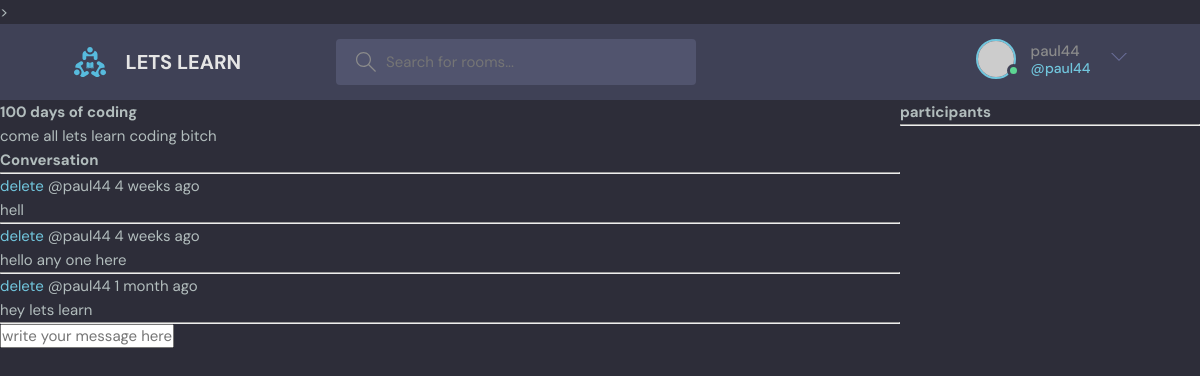
The app's page /room/5/ (signed in) with its own data.
### base/models.py (models this page shows, shortened)
class Room(models.Model):
    host = topic =models.ForeignKey(User, on_delete=models.SET_NULL, null = True)
    topic = models.ForeignKey(Topic, on_delete=models.SET_NULL, null = True)
    name = models.CharField(max_length=200)
    description = models.TextField(null=True, blank=True)
    participants =models.ManyToManyField(User, related_name='participants', blank= True)
    updated = models.DateTimeField(auto_now=True)
    created = models.DateTimeField(auto_now_add=True)
    class Meta:
         ordering = ['-updated', '-created']

class Message(models.Model):
        user =models.ForeignKey(User, on_delete= models.CASCADE)
        room = models.ForeignKey('Room', on_delete= models.CASCADE)
        body = models.TextField()
        updated = models.DateTimeField(auto_now=True)
        created = models.DateTimeField(auto_now_add=True)
        class Meta:
         ordering = ['-updated', '-created']

### base/views.py (the view, shortened to what this page needs)
# urls.py: path('room/<str:pk>/', views.room, name= 'room'),
def room(request, pk):
    room = Room.objects.get(id=pk)
    room_messages = room.message_set.all().order_by('-created')
    participants = room.participants.all()
    context = {'room' : room, 'room_messages': room_messages,
               'participants': participants}
    return render(request, 'base/room.html', context)

### base/templates/base/room.html (shortened to what this page needs)
{% extends 'main.html' %}
{%block content %}
<div class="room-container">
    <div>
        <h1>{{room.name}}</h1>
        <P>{{room.description}}</P>
        <div class="comment_wrapper">
            <h3>Conversation</h3>
            <hr>
            {% for message in room_messages %}
                <div>
                    {% if request.user == message.user %}
                    <a href="{% url 'delete-message' message.id %}">delete</a>
                    {%endif%}
                    <small>
                        @{{message.user}} {{message.created|timesince}} ago</small>
                        <p>{{message.body}}</p>
                        <hr>
                </div>
            {%endfor%}
        </div>
        {% if request.user.is_authenticated %}
        <div class=" comment-form">
            <form method= 'POST' action = ''>
                <input name="body" placeholder="write your message here.." />
            </form>
        </div>
        {% endif %}
    </div>
    <div>
        <h3>participants</h3>
        <hr>
    </div>
</div>
{% endblock %}

### templates/navbar.html (shortened to what this page needs)
{% load static %}
<header class="header header--loggedIn">
    <div class="container">
      <a href="{% url 'home' %}" class="header__logo">
        <img src="{% static 'images/logo.svg' %}" />
        <h1>LETS LEARN</h1>
      </a>
      <form class="header__search" method = "GET" action="{% url "home"%}">
        <label>
          <input name = "q" placeholder="Search for rooms..." />
        </label>
      </form>
      <nav class="header__menu">
        {% if request.user.is_authenticated %}
        <div class="header__user">
          <a href="profile.html">
            <div class="avatar avatar--medium active">
              <img src="https://randomuser.me/api/portraits/men/37.jpg" />
            </div>
            <p>{{request.user.username}}<span>@{{request.user.username}}</span></p>
          </a>
          <button class="dropdown-button">
            <svg version="1.1" xmlns="http://www.w3.org/2000/svg" width="32" height="32" viewBox="0 0 32 32">
              <title>chevron-down</title>
              <path d="M16 21l-13-13h-3l16 16 16-16h-3l-13 13z"></path>
            </svg>
          </button>
        </div>
        {% else %}
        <a href="{% url 'login' %}">
            <img src="{% static 'images/avatar.svg' %}" />
             <p>Login</p>
        </a>
        {% endif %}
      </nav>
    </div>
</header>

### static/styles/style.css (style rules this page uses)
:root { --color-main: #71c6dd; --color-main-light: #e1f6fb; --color-dark: #3f4156; --color-dark-medium: #51546e; --color-dark-light: #696d97; --color-light: #e5e5e5; --color-gray: #8b8b8b; --color-light-gray: #b2bdbd; --color-bg: #2d2d39; --color-success: #5dd693; --color-error: #fc4b0b; }
* { font-family: "DM Sans", -apple-system, BlinkMacSystemFont, "Segoe UI", Roboto, Oxygen, Ubuntu, Cantarell, "Open Sans", "Helvetica Neue", sans-serif; margin: 0; padding: 0; box-sizing: border-box; text-rendering: optimizeLegibility; font-size: inherit; }
html { font-size: 56.25%; }
@media only screen and (min-width: 1200px) { html { font-size: 62.5%; } }
body { line-height: 1.6; font-weight: 400; font-size: 1.5rem; color: var(--color-light-gray); background-color: var(--color-bg); min-height: 100vh; }
img { width: 100%; }
a { display: inline-block; color: var(--color-main); text-decoration: none; }
.container { max-width: 120rem; width: 90%; margin: auto; }
.avatar { position: relative; display: inline-block; border-radius: 50%; border: 2px solid var(--color-main); }
.avatar img { display: block; border-radius: 50%; object-fit: cover; object-position: center; }
.avatar::after { content: ""; display: block; position: absolute; background-color: var(--color-gray); z-index: 111; border-radius: 50%; border: 0.3rem solid var(--color-dark); }
.avatar.active::after { background-color: var(--color-success); }
.avatar.avatar--medium img { width: 3.6rem; height: 3.6rem; border-radius: 50%; }
.avatar.avatar--medium:after { width: 0.7rem; height: 0.7rem; bottom: 0px; right: -6px; }
.header { padding: 1.5rem; background-color: var(--color-dark); }
.header > .container { display: flex; gap: 9.5rem; }
.header__logo, .header__user { display: flex; gap: 2rem; align-items: center; }
.header__logo > img { height: 3.2rem; width: 3.2rem; }
.header__logo > h1 { font-weight: 700; font-size: 2rem; color: var(--color-light); }
.header__search > label { background-color: var(--color-dark-medium); padding: 1.3rem 1rem; display: flex; align-items: center; gap: 1rem; border-radius: 4px; }
.header__search svg { fill: var(--color-gray); width: 2rem; height: 2rem; margin-left: 1rem; }
.header__search input { width: 30rem; background: transparent; border: none; outline: none; color: var(--color-light); }
.header__menu { margin-left: auto; position: relative; }
.header__menu a { display: flex; gap: 1.5rem; align-items: center; font-weight: 500; text-decoration: none; color: var(--color-gray); }
.header__menu img { height: 3.6rem; }
.header__menu p { line-height: 1.2; }
.header__menu span { color: var(--color-main); font-weight: 500; font-size: 1.4rem; display: block; }
.header__menu svg { width: 1.6rem; height: 1.6rem; fill: var(--color-dark-light); }
.dropdown-button { background: transparent; border: 0; outline: 0; cursor: pointer; }

### base/templates/base/room.html (style rules this page uses)
.room-container { display:grid; grid-template-columns: 3fr 1fr; }

### records on screen
Room: name "100 days of coding", description "come all lets learn coding bitch"
Message: shows "delete", user "paul44", created "4 weeks", body "hell"
Message: shows "delete", user "paul44", created "4 weeks", body "hello any one here"
Message: shows "delete", user "paul44", created "1 month", body "hey lets learn"

### other values on screen
{{ request.user.username }} "paul44"
